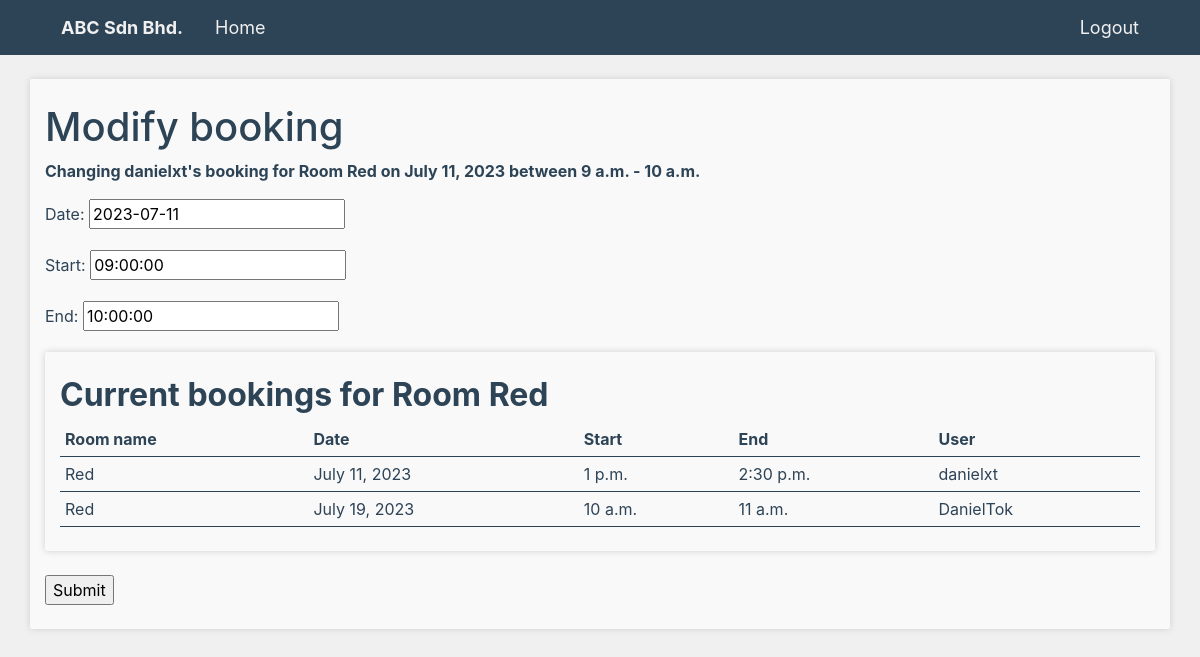
The page /bookingManagement/modifyBooking/83 (signed in) on the database its author committed.
### booking/models.py (models this page shows, shortened)
class RoomBooking(models.Model):
    roomName = models.ForeignKey('rooms.Room', on_delete=models.CASCADE)
    userName = models.ForeignKey(User, on_delete=models.CASCADE, default="", name="userName")
    date = models.DateField()
    start = models.TimeField()
    end = models.TimeField()
    class Meta:
        constraints = [
            models.CheckConstraint(check=Q(start__lte=F('end')), name='start_before_end')
        ]

### rooms/models.py (models this page shows)
class Room(models.Model):
    roomName = models.CharField(max_length=50, unique=True)
    capacity = models.IntegerField(default=0)
    createdAt = models.DateTimeField(auto_now_add=True)
    def __str__(self):
        return self.roomName

### booking/views.py (the view)
# urls.py: path('/modifyBooking/<int:id>', modifyBookingView, name='modifyBooking'),
def modifyBookingView(request,id):
    booking = RoomBooking.objects.get(id=id)
    bookingsForRoom = RoomBooking.objects.filter(roomName=booking.roomName).exclude(id=id).order_by("date", "start")
    data = {
        'roomName' : booking.roomName,
        'userName' : booking.userName,
        'date' : booking.date,
        'start' : booking.start,
        'end' : booking.end,
        'bookingsForRoom' : bookingsForRoom,
        'bookingsForRoomCount' : len(bookingsForRoom)
    }
    form = BookingModifyForm(initial=data)
    return render(request, 'modifyBooking.html', {'form' : form, 'booking': booking, 'bookingsForRoom': bookingsForRoom})

### booking/forms.py
class BookingModifyForm(forms.ModelForm):
    class Meta:
        model = RoomBooking
        fields = ["date", "start", "end"]
        widgets = {
            'date' : DateWidget(usel10n=True),
            'start' : TimeWidget(),
            'end' : TimeWidget()
        }

### templates/modifyBooking.html (shortened to what this page needs)
{% extends 'base.html' %}
{% block content %}
{% if user.is_staff %}
<br>
    <div class="container py-4 boxColor boxShadow">
    <h1>Modify booking </h1>
        <p><b>Changing {{booking.userName}}'s booking for Room {{booking.roomName}} on {{booking.date}} between {{booking.start}} - {{booking.end}}</b></p>
        <form action="modifyBookingRecord/{{booking.id}}" method="post">
            {{form.as_p}}
        <div class="container py-4 boxColor boxShadow">
            <h2><b>Current bookings for Room {{booking.roomName}}</b></h2>
            <table class="dataTable">
                <tr>
                    <th>Room name</th>
                    <th>Date</th>
                    <th>Start</th>
                    <th>End</th>
                    <th>User</th>
                </tr>
                {% for bookedRoom in bookingsForRoom %}
                    <tr>
                        <td>{{bookedRoom.roomName}}</td>
                        <td>{{bookedRoom.date}}</td>
                        <td>{{bookedRoom.start}}</td>
                        <td>{{bookedRoom.end}}</td>
                        <td>{{bookedRoom.userName}}</td>
                    </tr>
                {% endfor %}
            </table>
        </div>
        <br>
        <input type="submit" value="Submit">
    </form>
    </div>
{% else %}
<br>
<div class="container py-4 boxColor boxShadow">
    <p>You are not logged in.</p>
    <button><a href="{% url 'login' %}">Log In</a></button>
</div>
{% endif %}
{% endblock %}

### templates/base.html (style rules this page uses)
:root { --orange:#FF8551; --white:#f9f9f9; --offWhite:#f0f0f0; --buttonColor:var(--grey); --grey:#2D4356; --success:#7FFFD4; --fail:#ff7b95; }
body { background-color:var(--offWhite); color:var(--grey) }
.boxShadow { filter: drop-shadow(0px 0px 3px #cecece); border-radius:2px; }
.boxColor { background-color:var(--white); }
.dataTable { width:100%; }
.dataTable td,th { padding:5px; }
.dataTable td { border-top:1px solid var(--grey); border-bottom:1px solid var(--grey); }

### rows shown on the page
RoomBooking: userName "danielxt", roomName "Red", date "July 11, 2023", start "9 a.m.", end "10 a.m."
RoomBooking: roomName "Red", date "July 11, 2023", start "1 p.m.", end "2:30 p.m.", userName "danielxt"
RoomBooking: roomName "Red", date "July 19, 2023", start "10 a.m.", end "11 a.m.", userName "DanielTok"
